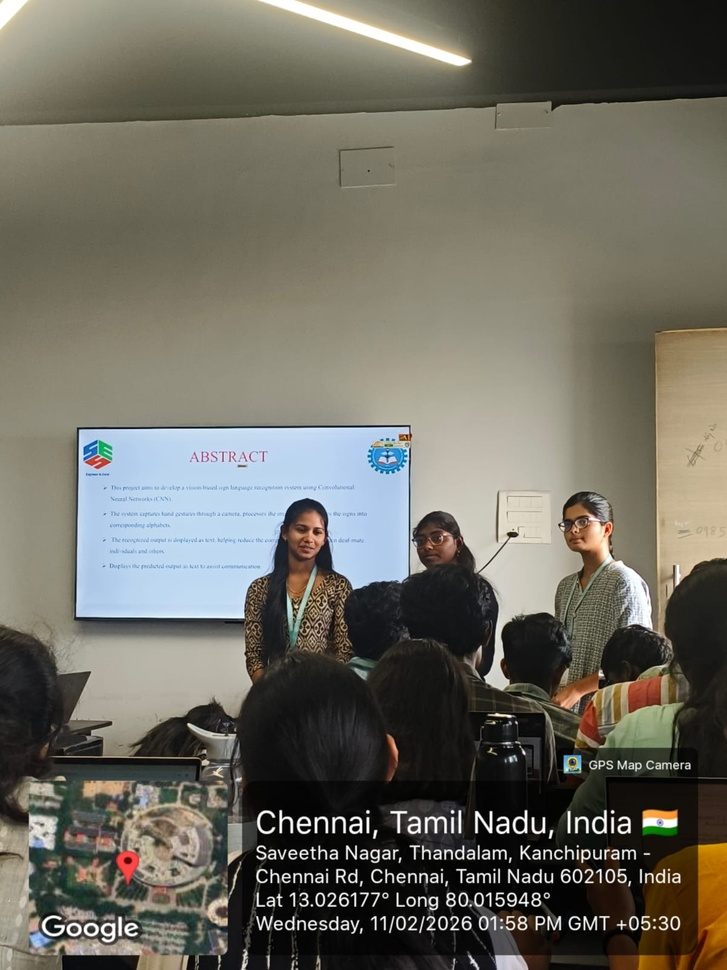
#> input picture GROUP.jpg, 727 x 970 px, shrunk from 1200 x 1600 before the run
$ jupyter execute Exp_27.ipynb
#> lines starting #> are read from the running program, lines starting #| are printed output that depends on the picture; after the words box and inside, x2 and y2 are one past the last pixel; in counts of white or black regions, pixels touching at a corner belong together
[cell 1]
# ==========================================
# Cropping, Copying and Pasting using OpenCV
# Google Colab - Single Cell
# ==========================================

import cv2
import numpy as np
from google.colab import files
from google.colab.patches import cv2_imshow

# Step 1: Upload Two Images
print("Upload Source Image (for cropping)")
uploaded1 = files.upload()
#> the answer given: GROUP.jpg
source_path = list(uploaded1.keys())[0]

print("Upload Destination Image (for pasting)")
uploaded2 = files.upload()
#> the answer given: module.jpg
dest_path = list(uploaded2.keys())[0]

# Step 2: Read Images
source = cv2.imread(source_path)
#> source is the input picture: shape (970, 727, 3); mean B, G, R 96.9, 107.4, 109.8
destination = cv2.imread(dest_path)
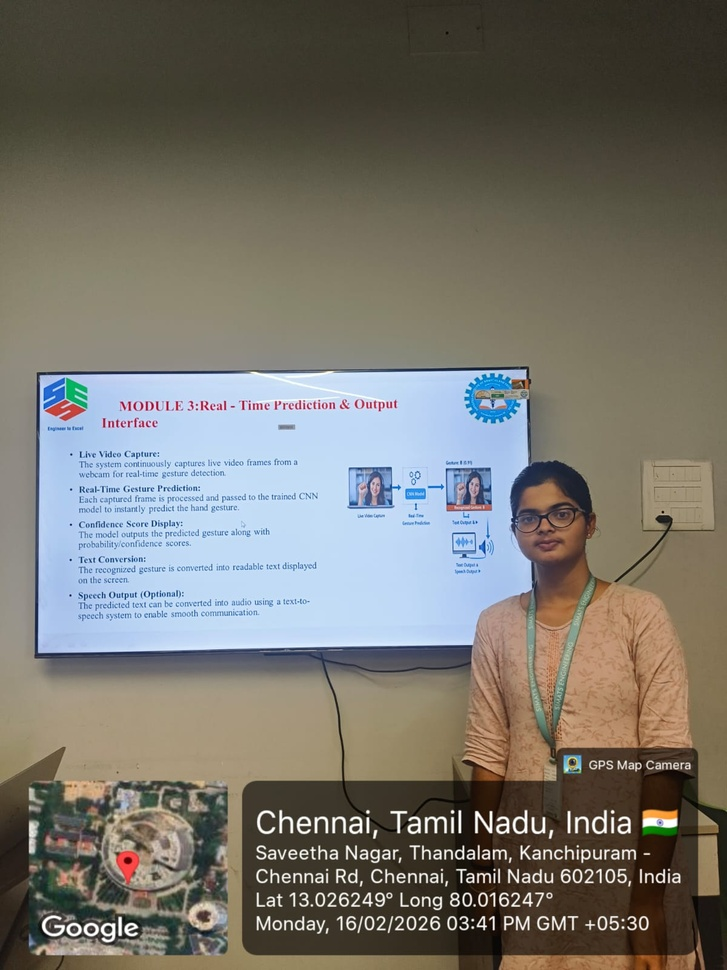
#> input picture module.jpg, 727 x 970 px, shrunk from 1200 x 1600 before the run
#> destination is the input picture: shape (970, 727, 3); mean B, G, R 109.1, 116.9, 119.6

# Step 3: Crop Region from Source Image
# (y1:y2, x1:x2)
crop = source[50:200, 50:200]   # You can change coordinates
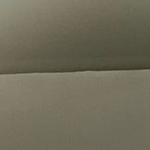
#> crop: shape (150, 150, 3); mean B, G, R 89.6, 108.1, 112.1

print("Cropped Image")
cv2_imshow(crop)

# Step 4: Copy and Paste into Destination Image
h_crop, w_crop = crop.shape[:2]
#> h_crop = 150; w_crop = 150

# Define paste position
paste_y, paste_x = 100, 100

# Calculate the actual region to paste into, considering image boundaries
# Determine the maximum height and width that can be pasted without exceeding destination dimensions
max_h_paste = min(h_crop, destination.shape[0] - paste_y)
#> max_h_paste = 150
max_w_paste = min(w_crop, destination.shape[1] - paste_x)
#> max_w_paste = 150

if max_h_paste <= 0 or max_w_paste <= 0:
    print("Error: The paste coordinates are out of bounds or the destination image is too small for the cropped image at these coordinates.")
else:
    # Ensure the crop itself is also trimmed if it's larger than the available paste area
    crop_to_paste = crop[:max_h_paste, :max_w_paste]

    # Paste the (potentially trimmed) crop into the destination
    destination[paste_y : paste_y + max_h_paste, paste_x : paste_x + max_w_paste] = crop_to_paste
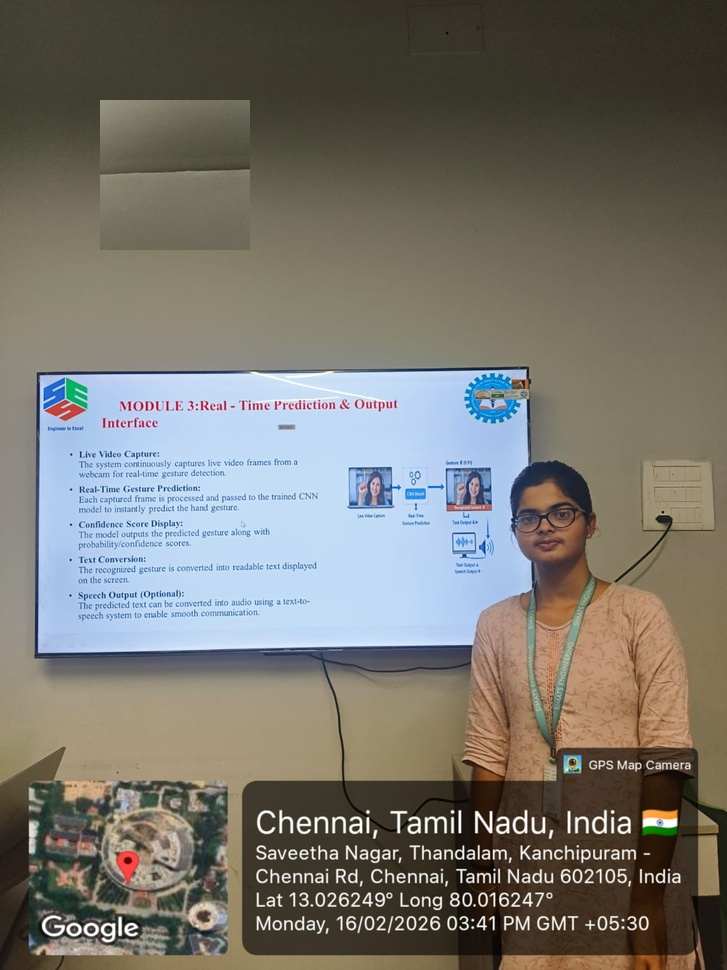
#> destination: shape (970, 727, 3); 3.17% of pixels changed, all inside (x1, y1, x2, y2) = (100, 100, 250, 250)

    print("Final Image After Pasting")
    cv2_imshow(destination)
